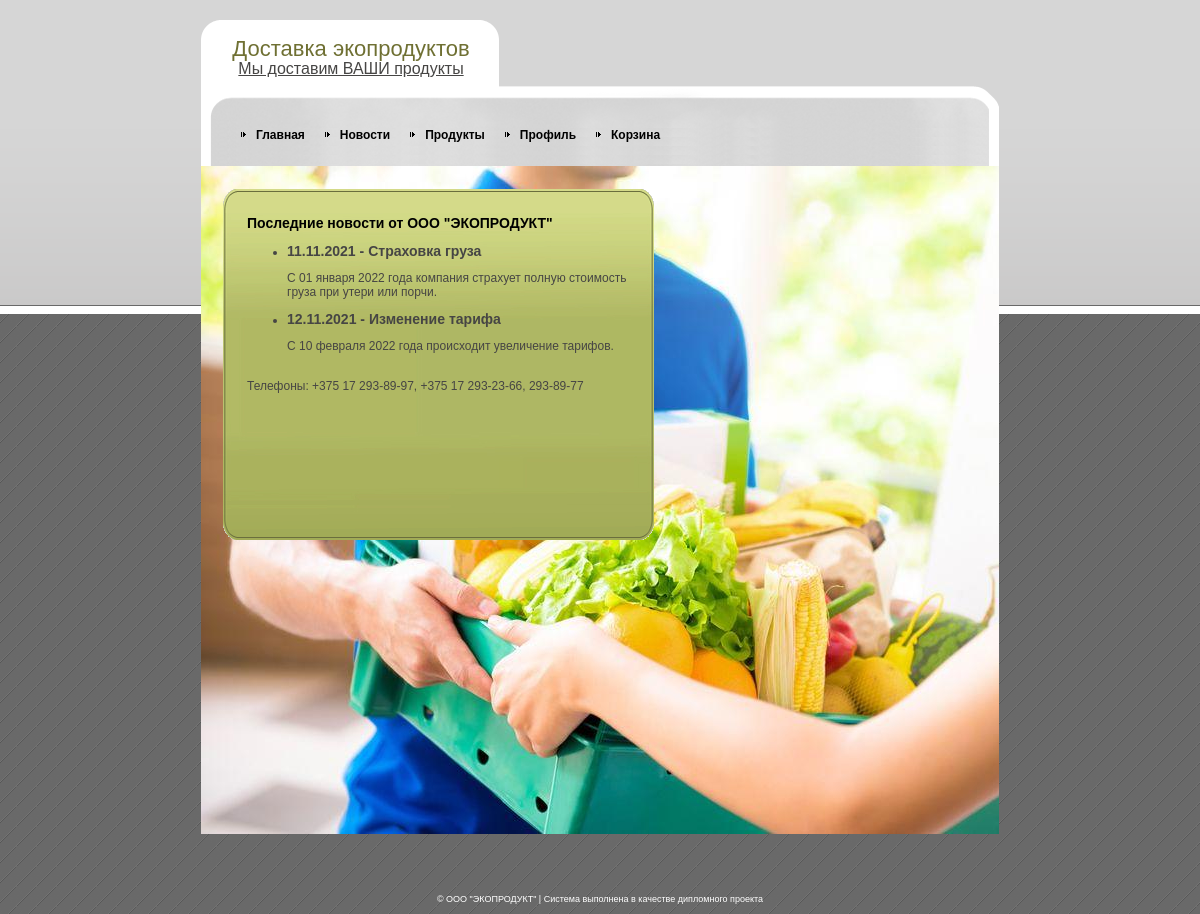
Before: /news.php with the older database file.
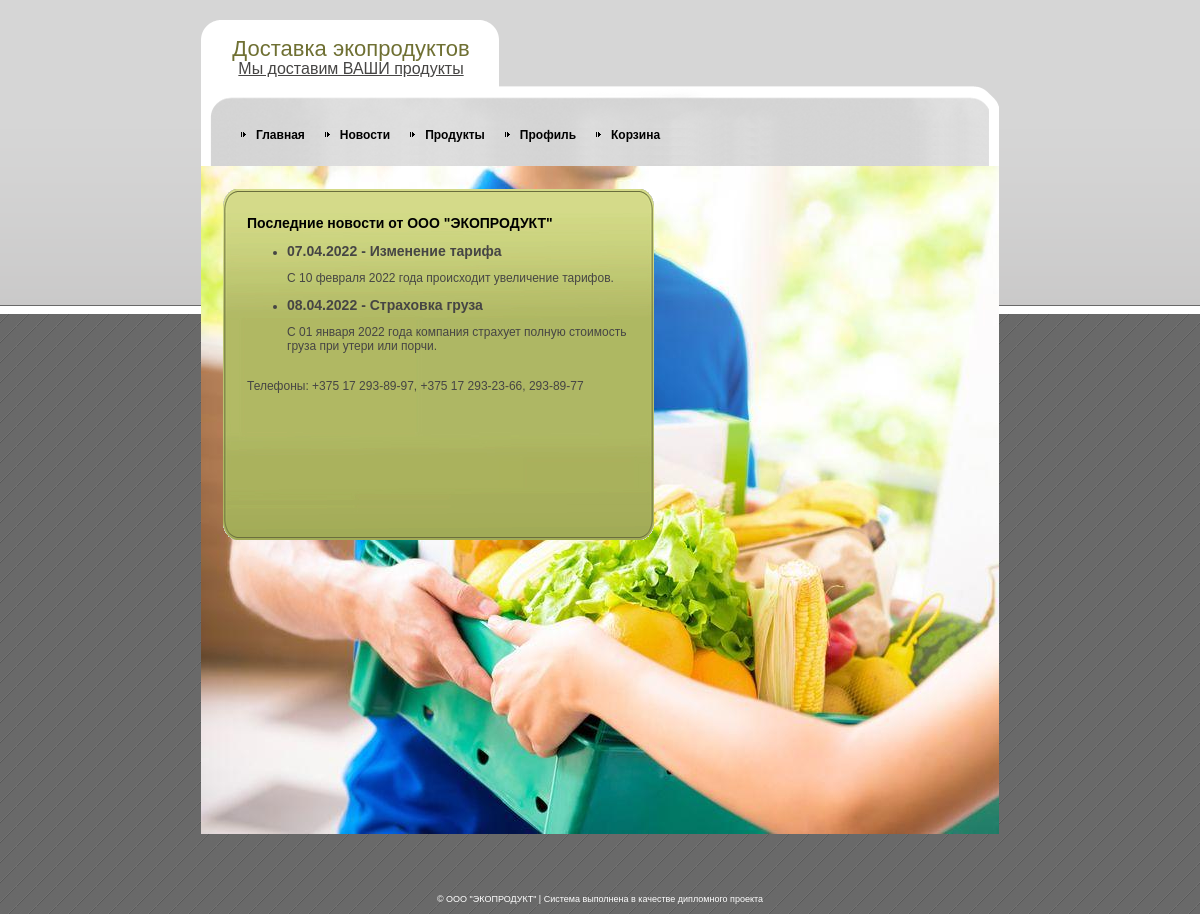
After: the same page with the newer database file.
### tables this page shows
CREATE TABLE IF NOT EXISTS `news` (
  `id` int NOT NULL AUTO_INCREMENT,
  `date` date NOT NULL,
  `title` varchar(30) NOT NULL,
  `news` varchar(250) NOT NULL,
  PRIMARY KEY (`id`)
);

### news.php (the view, shortened to what this page needs)
<?php
require "lib_db.php";
?>
<!DOCTYPE html PUBLIC "-//W3C//DTD XHTML 1.0 Strict//EN" "http://www.w3.org/TR/xhtml1/DTD/xhtml1-strict.dtd">
<html xmlns="http://www.w3.org/1999/xhtml" xml:lang="en" lang="en">
<head>
<link rel="stylesheet" href="style.css" type="text/css" charset="utf-8" />
</head>
<body>
<div id="outer">
  <div id="wrapper">
    <div id="body-bot">
      <div id="body-top">
        <div id="logo">
          <h1>Доставка экопродуктов</h1>
          <p><a href="adminform.php" target="_parent">Мы доставим ВАШИ продукты</a></p>
        </div>
        <div id="nav">
          <ul>
          </ul>
        </div>
        <div id="gbox">
          <div id="gbox-top"> </div>
          <div id="gbox-bg">
            <div id="gbox-grd">
              <h2>Последние новости от  ООО "ЭКОПРОДУКТ"</h2>
                <ul>
					<?php
				  		$news = selectNew();
						foreach($news as $item){
							echo "<li><h3>$item[date_format] - $item[title]</h3></li>";
							echo "<p>$item[news]</p>";
						}?>
                </ul>
              <div class="clear"><br> Телефоны: +375 17 293-89-97, +375 17 293-23-66, 293-89-77</div>
            </div>
          </div>
          <div id="gbox-bot"> </div>
        </div>
      </div>
    </div>
  </div>
</div>
<div id="copyright"> &copy; ООО "ЭКОПРОДУКТ" | Система выполнена в качестве дипломного проекта</div>
</body>
</html>

Changed rows visible on the page:
changed news "Изменение тарифа": item "12.11.2021" → "07.04.2022"; moves up the list
changed news "Страховка груза": item "11.11.2021" → "08.04.2022"
